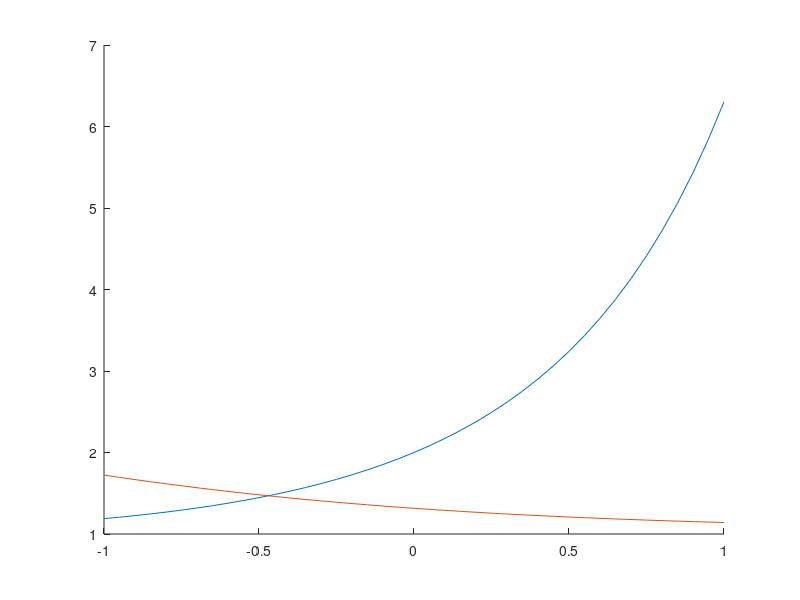

Write the MATLAB code that produced this figure.
clear; clc; close all;

T = 10000; % samples

s = -1:0.05:1 %proposed values of S

U = rand(T,1);

alpha = sqrt(2/pi) * (1 ./ (erfc(s./sqrt(2))));

M1 = 2./erfc (s / sqrt(2));

lambda = (s + sqrt(s .* s + 4)) / 2;
M2 = (alpha ./ lambda) .* exp((lambda .* lambda/2) - lambda .* s);

hold on
figure(1)
plot(s, M1);
plot(s, M2);
hold off
